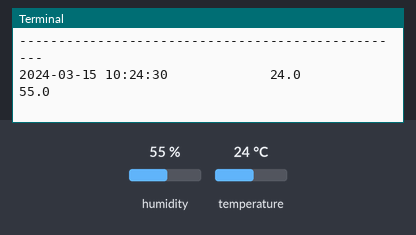
Recording of a program running on a simulated Raspberry Pi (BCM pin numbers). Shown: the last lines printed to the terminal. The inputs (shaded band) are chosen by the test bench; at power-on: humidity 55 %, temperature 24 °C. The clock reads 2024-03-15 10:24:30 at power-on unless the program sets it.

Above: at 1.2 s.
1.3 s: humidity set to 22 %
At 3.7 s:
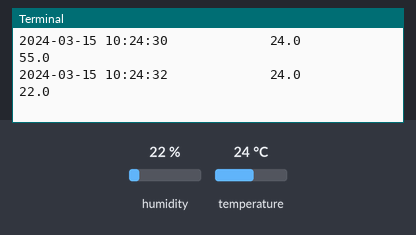
4.3 s: temperature set to 12 °C
At 6.1 s:
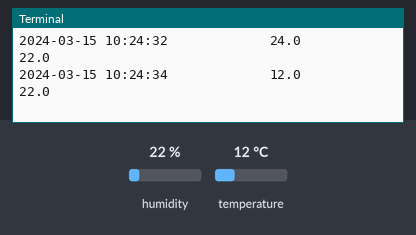
7.3 s: humidity set to 40 %
At 9.8 s:
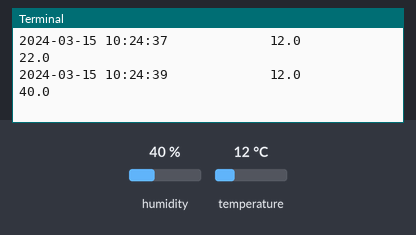
Timing chart, 0 to 11.3 s (numbered marks = the images above; inputs shaded):
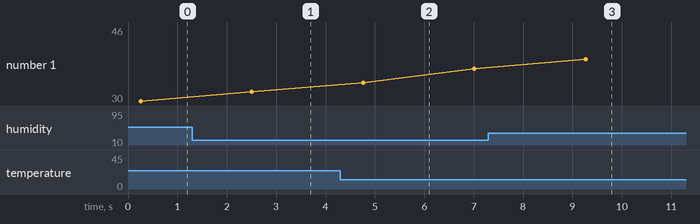

The program:

Code.py
```python
import adafruit_dht
import board
import time

dht_sensor = adafruit_dht.DHT11(board.D4)

print("Task 05: DHT11 Temperature and Humidity Sensor. Ctrl+C to stop")
print(f"{'Timestamp':<20} {'Temperature (C)':>15} {'Humidity (%)':>12}")
print('-'*50)

try:
    while True:
        try:
            temperature = dht_sensor.temperature    #Degrees celsius
            humidity = dht_sensor.humidity          #Relative humidity in percentage

            timestamp = time.strftime("%Y-%m-%d %H:%M:%S")

            print(f"{timestamp:<20} {temperature:>15.1f} {humidity:>12.1f}")
        except RuntimeError as e:
            print(f"Error reading DHT11 sensor: {e}")

        time.sleep(2)

except KeyboardInterrupt:
    print('/nStopped')

finally:
    dht_sensor.exit() #Clean up resources used by the sensor
```

Measured:
- after the input at 1.3 s, the terminal: prints a new line after 1.2 s (image 1)
- after the input at 4.3 s, the terminal: prints a new line after 0.46 s (image 2)
- after the input at 7.3 s, the terminal: prints a new line after 2.0 s (image 3)
